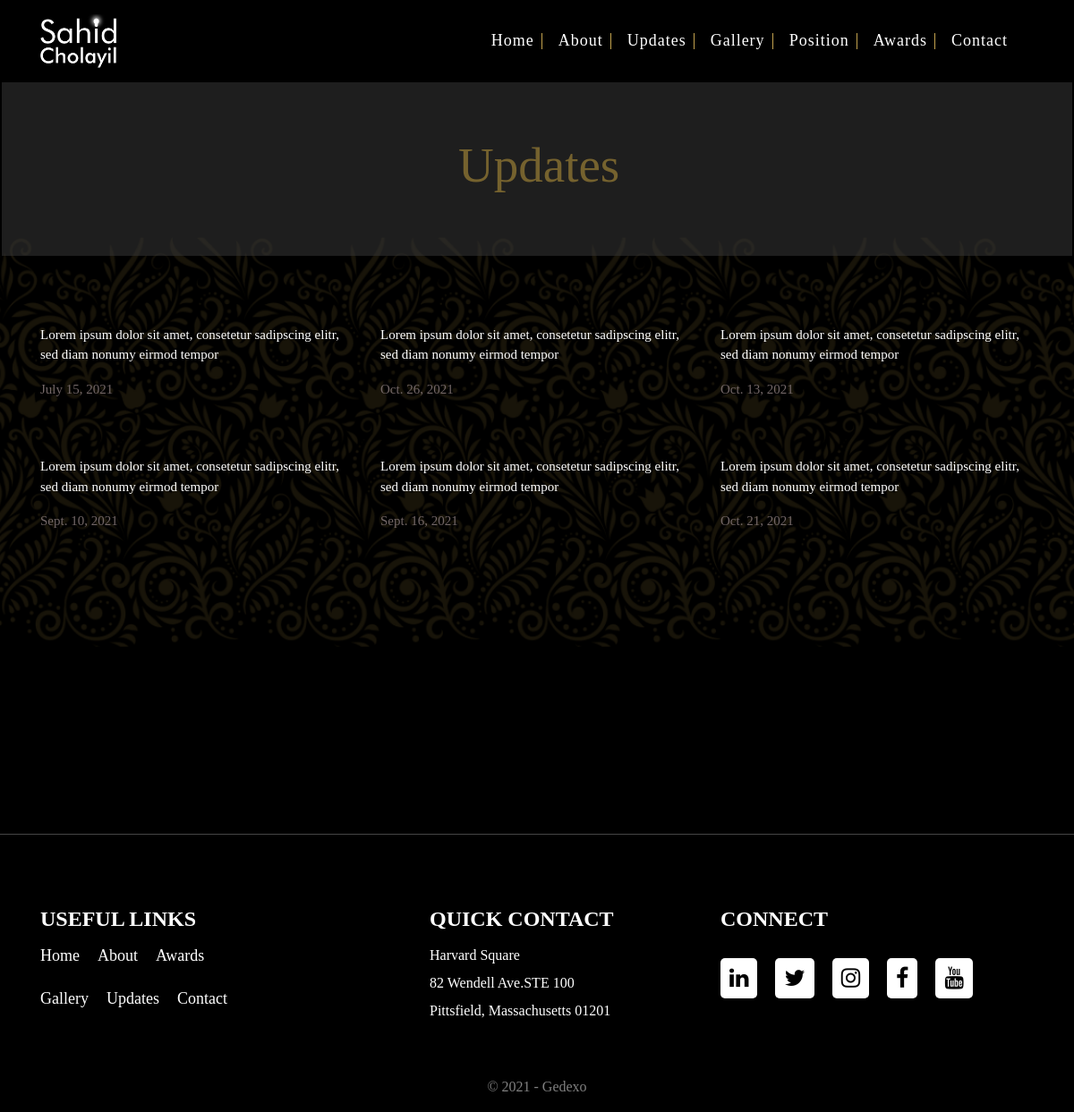
The app's page /updates with its own data.
### web/models.py (models this page shows, shortened)
class Update(models.Model):
    title = models.CharField(max_length=100)
    image = VersatileImageField(upload_to='update')
    details = models.TextField(blank=True, null=True)
    date = models.DateField(blank=True, null=True)

### web/views.py (the view)
# urls.py: path('updates', views.updates, name='updates'),
def updates(request):
    updates = Update.objects.all()
    context = {
        'updates': updates
    }
    return render(request, 'web/updates.html', context)

### templates/web/updates.html (shortened to what this page needs)
{% extends 'web/base.html' %} {% load static %} {% block content %}
    <section class="banner-content">
        <div class="container-fluid">
          <div class="title">
            <div class="row mb-5" id="heading">
              <h1>Updates</h1>
            </div>
          </div>
          <section class="news" id="news">
            <div class="container">
                <div class="row">
                    {% for updates in updates %}
                    <div class="col-lg-4 col-sm-6 col-md-6">
                        <p>{{updates.details}}</p>
                        <p id="date">{{updates.date}}</p>
                    </div>
                    {% endfor %}
                </div>
            </div>
            </div>
        </section>
    {% endblock %}

### static/web/css/style.css (style rules this page uses)
body { background-color: black; margin: 0; padding: 0; color: #fff; font-family: "raleway"; }
.banner-content { background: url(../img/banner_bg.png) no-repeat; background-size: cover; min-height: 100vh; position: relative; }
#news { margin-top: 40px 0px; }
.news p { font-size: 15px; font-weight: 500; margin-top: 5px; }
#date { color: #736767; margin-bottom: 35px; }
#heading { margin: 0px -15px; background: #333333; padding: 60px 575px; align-content: center; opacity: 0.6; }
#heading h1 { font-size: 55px; color: #c4a34e; }

### static/web/css/responsive.css (style rules this page uses)
@media only screen and (max-width: 1200px) { #heading { margin: 0px -13px; background: #333333; padding: 60px 510px; align-content: center; opacity: 0.6; } }

### records on screen
Update: details "Lorem ipsum dolor sit amet, consetetur sadipscing elitr, sed diam nonumy eirmod tempor", date "July 15, 2021"
Update: details "Lorem ipsum dolor sit amet, consetetur sadipscing elitr, sed diam nonumy eirmod tempor", date "Oct. 26, 2021"
Update: details "Lorem ipsum dolor sit amet, consetetur sadipscing elitr, sed diam nonumy eirmod tempor", date "Oct. 13, 2021"
Update: details "Lorem ipsum dolor sit amet, consetetur sadipscing elitr, sed diam nonumy eirmod tempor", date "Sept. 10, 2021"
Update: details "Lorem ipsum dolor sit amet, consetetur sadipscing elitr, sed diam nonumy eirmod tempor", date "Sept. 16, 2021"
Update: details "Lorem ipsum dolor sit amet, consetetur sadipscing elitr, sed diam nonumy eirmod tempor", date "Oct. 21, 2021"
